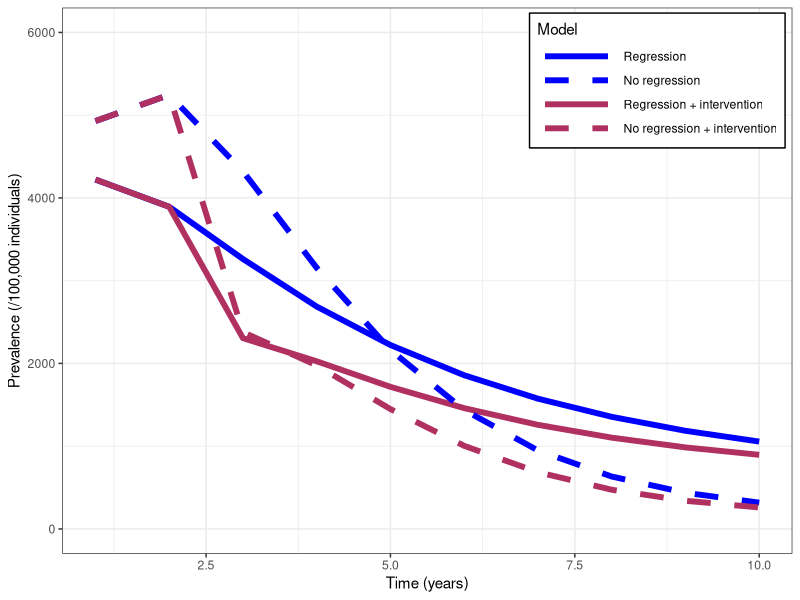

Generate this figure with R:
# CF McQuaid & RMGJ Houben
# Start 21/04/2017 ---> current version after revision with Hanif 18/05/2017
# Cohort model of TB including regression and a slow stream
########################################
#                                      #
#                        M             # M - Death (due to disease)
#                       ^ ^            #
#                      /   \           #
#      -> Q <-> S <-> C <-> Y          # Q - Failed granuloma, S - Subclinical, C - Minimal (C+S-), Y - Disseminated (C+S+, symptomatic)
#     /    \    ^                      #
#    E       \  |                      # E - Exposed
#     \        \v                      #
#      -> K <-> Z                      # K - Controlled granuloma, Z- Leaky granuloma,
#         |                            #
#         v                            #
#         R                            # R - Sterilized granuloma (self-cure)
#                                      #
########################################
##set wd depending on who is coding/playing
setwd("C:/Users/cfmcquaid/Simulations")
#setwd("/Users/ReinHouben/Filr/ifolder/Applications (funding and jobs)/2016 - ERC starting grant/Rmodel_nathis/NatHistCoh")

### URL for how to upload changes: http://r-bio.github.io/intro-git-rstudio/
### to pull in Finn's version - type in shell: git pull upstream master
### to push my version - create pull request to Finn:  
#       commit (remember to tick box), then push
#       goto Github, pull requests, create pull request, if merge can be done on auto, just complete
#       Alternatively Finn complete pull request (he does not get email notification)
# Finn to just click push. Job done

#Next steps
# 1. get the prop inc disease after 5 years to 5%
###   How: play with Eq values, OR increase progression parameters
# 2. achieve 1 + start higher and sharper decrease in early years
###   How: change initial states to more realistic point, based on what prev of disease would be at screening
###   Also increase progression rates, while decreasing proportion that goes into the fast pathway
# OTHER NEXT STEPS - 8th May 2017
##  ?can we calculate in model how often (on average) people would come in and out of states over course of say 2 years?
##  ?Can we calculate average time in compartment in each step visit? Should be simple competing risk model right?

library("reshape2"); library("deSolve"); library("ggplot2"); library("plyr");
# Parameter sets: Average (), Wax (regression), Slow (slow), Full (regression, slow)
# Ax - rate from compartment A to compartment X, Omega - background mortality


# No regression: 1/Cy + 1/Ym = 3 years, Ym = 0.5 (0.3 death 0.2 self-cure), therefore Cy = 1. NOTE: 70% die, 30% self-cure
# Regression: 1/(Yc + Ym) = 0.5 years, Ym = 0.5 (as above), therefore Yc = 1.5.
# Regression: 1/(Cy + Cs) = 0.5 years. Assume ratio 2:1 for Cy:Cs, therefore Cs = 2/3
paramS <- c(Eq=0.10, Qs=1.50, Qz=0.00, Kz=0.01, Kr=0.10, Sc=1.00, Sq=0.00, Sz=0.00, Zk=0.00, Zs=0.00, Zq=0.01, Cy=1.00, Cs=0.00, Cm=0.10, Ym=0.50, Yc=0.00)
paramF <- c(Eq=0.10, Qs=2.50, Qz=0.00, Kz=0.02, Kr=0.10, Sc=2.00, Sq=1.00, Sz=0.01, Zk=0.01, Zs=0.00, Zq=0.02, Cy=2.00, Cs=1.00, Cm=0.10, Ym=0.60, Yc=2.0)
# Initial states of compartments
state <- c(E=100000, Q=0, K=0, S=0, Z=0, C=0, Y=0, R=0, M=0)
# Timespan for simulation
times <- seq(0, 10, by = 1)
# Timespan for burn
timeb <- 1
# Timespan for intervention
timei <- 2
# Timespan for tornado
timet <- 5
# ODE function
regr <- function(t, state, parameters){
  with(as.list(c(state, parameters)), {
   # rates of change
   dE <- - 10*E
   dQ <- + 10*Eq*E + Sq*S + Zq*Z - (Qs + Qz)*Q
   dK <- + 10*(1 - Eq)*E + Zk*Z - (Kz + Kr)*K
   dS <- + Qs*Q + Cs*C + Zs*Z - (Sc + Sq + Sz)*S
   dZ <- + Kz*K + Sz*S + Qz*Q - (Zk + Zs + Zq)*Z
   dC <- + Sc*S + Yc*Y - (Cs + Cy + Cm)*C
   dY <- + Cy*C -(Yc + Ym)*Y
   dR <- + Kr*K
   dM <- + Ym*Y + Cm*C
   # return the rate of change
   list(c(dE, dQ, dK, dS, dZ, dC, dY, dR, dM))
  })
}
# Burn off the first tb years to establish the proportion of individuals in each compartment, removing diseased
burn <- function(tb, state, fxn, parameters){
  if (tb>0){
  out <- ode(y = state, times = seq(0, tb, by = 1), func = fxn, parms = parameters)
  stateb <- c(out[tb+1, 2], out[tb+1, 3], out[tb+1, 4], out[tb+1, 5], out[tb+1, 6], out[tb+1, 7], Y=0, out[tb+1, 9], M=0)}
  else{stateb <- state}
  return(stateb)
}
# An intervention after ti years moves individuals from Y to R
interv <- function(ti, state, fxn, parameters){
  if (ti>0){
    outi <- ode(y = state, times = seq(0, ti, by = 1), func = fxn, parms = parameters)
    outi <- outi[-1,]
    statei <- c(outi[ti, 2], outi[ti, 3], outi[ti, 4], outi[ti, 5], outi[ti, 6], outi[ti, 7], Y=0, outi[ti, 9]+outi[ti, 8], outi[ti, 10])}
  else{statei <- state
  outi <- numeric()}
  intout <- list("out" = outi,"state" = statei)
  return(intout)
}
# Calculation function
calc <- function(ts, tb, ti, state, fxn, parameters, source){
  stateb <- burn(tb = tb, state = state, fxn = regr, parameters = parameters)
  intout <- interv(ti=ti, state = stateb, fxn = regr, parameters = parameters)
  outi <- as.data.frame(intout$out)
  out <- ode(y = intout$state, times = ts, func = fxn, parms = parameters)
  out <- as.data.frame(out)
  # Removing the first timestep, time zero, and all timesteps after "times"
  out <- out[-1,]
  out$time <- out$time+ti
  out <- rbind(outi,out)
  out <- out[1:10,]
  # Calculating the "interval from conversion" (see Styblo 1991 & TSRU progress report 1967)
  out$int <- parameters["Cy"]*out$C/sum(parameters["Cy"]*out$C)
  out$prev <- out$Y+out$C
  # Formatting the data for plotting - putting into a melted data.fame, with additional columns for the source matrix
  out <- melt(out, id.vars = c("time"))
  out$source <- source
  return(out)
}
# No intervention
outS <- calc(ts = times, tb = timeb, ti=0, state = state, fxn = regr, parameters = paramS, source = "S")
outF <- calc(ts = times, tb = timeb, ti=0, state = state, fxn = regr, parameters = paramF, source = "F")
# Intervention
outSi <- calc(ts = times, tb = timeb, ti=timei, state = state, fxn = regr, parameters = paramS, source = "Si")
outFi <- calc(ts = times, tb = timeb, ti=timei, state = state, fxn = regr, parameters = paramF, source = "Fi")
# Including the data for barplot
time <- c(1, 2, 3, 4, 5, 6, 7, 8, 9, 10); variable <- c("D", "D", "D", "D", "D", "D", "D", "D", "D", "D"); value <- c(0.58, 0.24, 0.08, 0.05, 0.01, 0.01, 0.02, 0.01, 0, 0); source <- c("D", "D", "D", "D", "D", "D", "D", "D", "D", "D")
outD <- data.frame(time, variable, value, source)
out <- rbind(outS, outF,outSi, outFi, outD)
# Plot output
ggplot(out[out$variable %in% c("prev"), ], aes(time, value, colour=source, linetype=source)) + geom_line(size=2) + scale_linetype_manual(values=c("solid", "dashed","solid", "dashed"),name="Model",breaks=c("F","S","Fi","Si"),labels=c("Regression", "No regression", "Regression + intervention", "No regression + intervention")) + scale_color_manual(values=c("blue","blue","maroon","maroon"),name="Model",breaks=c("F","S","Fi","Si"),labels=c("Regression", "No regression", "Regression + intervention", "No regression + intervention")) + labs(x = "Time (years)", y = "Prevalence (/100,000 individuals)") + xlim(1,10)+ ylim(0,6000)+theme_bw()+ theme(legend.key.width=unit(2,"cm"),legend.justification=c(1,1),legend.position=c(.99,.99),legend.background = element_rect(size=0.5, linetype="solid",colour ="black"))#+ facet_wrap(~ variable , scales = "free", nrow = 2)
# ggplot(out[out$variable %in% c("M"), ], aes(x = time, y = value, colour = source)) + geom_bar(data=out[out$variable %in% c("D"), ], stat="identity") + geom_line(size=2) + labs(x = "Time", y = "Incidence") 
# Fitting parameters and state: proportion of individuals diseased after "Otime" years, using parameter set "Osource"
Osource <- "F"; Otime <- 5
Iv <- out[which(out$source == Osource & out$variable == "int" & out$time == Otime), ]


# # # Tornado plot
# range <- 0.01 ##sets range for the change in the parameters
# torn <- function(ts, tb, ti, tt, state, fxn, parameters, source){
#   # Store data
#   data <- rbind(parameters, parameters)
#   rownames(data) <- c('+1%', '-1%')
#   # Compare to default data set
#   out <- calc(ts = ts, tb = tb, ti=ti, state = state, fxn = regr, parameters = parameters, source = source)
#   def <- out[which(out$time ==tt & out$variable == "int"),"value"]
#   for (i in 1:16){
#     # Increasing and decreasing each parameter in turn
#     parametersM = parameters; parametersL = parameters
#     parametersM[i] = parametersM[i] + range*parametersM[i]; parametersL[i] = parametersL[i] - range*parametersL[i]
#     outM <- calc(ts = ts, tb = tb, ti=ti, state = state, fxn = regr, parameters = parametersM, source = source); outL <- calc(ts = ts, tb = tb, ti=ti, state = state, fxn = regr, parameters = parametersL, source = source)
#     outM <- (outM[which(outM$time ==tt & outM$variable == "int"),"value"] - def) / def; outL <- (outL[which(outL$time ==tt & outL$variable == "int"),"value"] - def) / def
#     data[1, i] <- outM; data[2, i] <- outL
#   }
#   return(data)
# }
# data <- torn(ts = times, tb = timeb, ti=timei, tt = timet, state = state, fxn = regr, parameters = paramF, source ="F")
# # For plotting '%' on x-axis
# x <- seq(-0.01,0.01, length=10)
# ORD = order(abs(data[2,] - data[1,]))
# ##order black = increase in parameter, white is decrease in parameter value
# barplot(data[1,ORD], horiz = T, las=1, xlim = c(-0.01,0.01), xaxt='n', ylab = '', beside=T, col=c('black'))
# barplot(data[2,ORD], horiz = T, las=1, xlim = c(-0.01,0.01), xaxt='n', ylab = '', beside=T, col=c('white'), add = TRUE)
# axis(1, at=pretty(x), lab=paste0(pretty(x) * 100," %"), las=TRUE)
